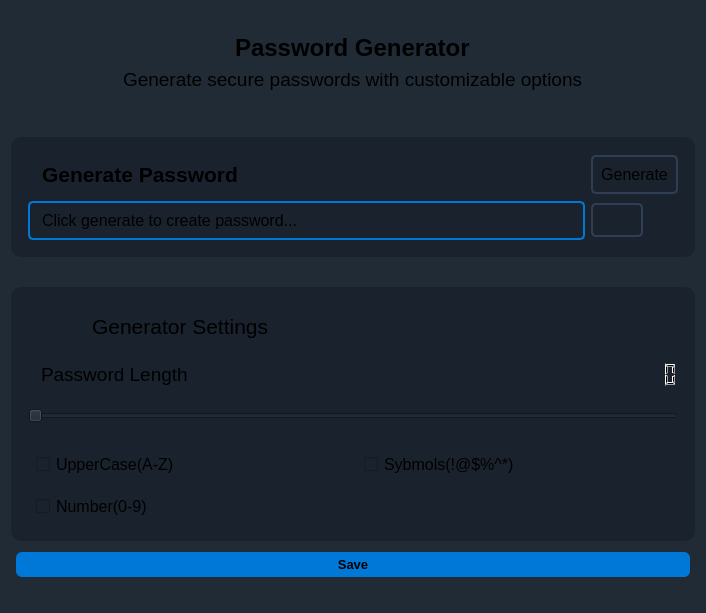
<?xml version="1.0" encoding="UTF-8"?>
<ui version="4.0">
 <class>PasswordGeneratorPage</class>
 <widget class="QWidget" name="PasswordGeneratorPage">
  <property name="geometry">
   <rect>
    <x>0</x>
    <y>0</y>
    <width>706</width>
    <height>613</height>
   </rect>
  </property>
  <property name="windowTitle">
   <string>Form</string>
  </property>
  <property name="styleSheet">
   <string notr="true">background-color: #212b36;</string>
  </property>
  <layout class="QVBoxLayout" name="verticalLayout_2">
   <item>
    <spacer name="verticalSpacer_4">
     <property name="orientation">
      <enum>Qt::Orientation::Vertical</enum>
     </property>
     <property name="sizeHint" stdset="0">
      <size>
       <width>20</width>
       <height>40</height>
      </size>
     </property>
    </spacer>
   </item>
   <item alignment="Qt::AlignmentFlag::AlignHCenter|Qt::AlignmentFlag::AlignBottom">
    <widget class="QLabel" name="pageLabel">
     <property name="font">
      <font>
       <pointsize>18</pointsize>
       <bold>true</bold>
      </font>
     </property>
     <property name="text">
      <string>Password Generator</string>
     </property>
    </widget>
   </item>
   <item alignment="Qt::AlignmentFlag::AlignHCenter|Qt::AlignmentFlag::AlignTop">
    <widget class="QLabel" name="pageDescription">
     <property name="font">
      <font>
       <pointsize>14</pointsize>
      </font>
     </property>
     <property name="text">
      <string>Generate secure passwords with customizable options</string>
     </property>
    </widget>
   </item>
   <item>
    <spacer name="verticalSpacer_3">
     <property name="orientation">
      <enum>Qt::Orientation::Vertical</enum>
     </property>
     <property name="sizeType">
      <enum>QSizePolicy::Policy::Fixed</enum>
     </property>
     <property name="sizeHint" stdset="0">
      <size>
       <width>20</width>
       <height>40</height>
      </size>
     </property>
    </spacer>
   </item>
   <item>
    <widget class="QFrame" name="frame">
     <property name="styleSheet">
      <string notr="true">background-color: #1a222d;
border: 2px;
border-radius:10px;
padding: 8px;</string>
     </property>
     <property name="frameShape">
      <enum>QFrame::Shape::StyledPanel</enum>
     </property>
     <property name="frameShadow">
      <enum>QFrame::Shadow::Raised</enum>
     </property>
     <layout class="QVBoxLayout" name="verticalLayout">
      <item>
       <layout class="QGridLayout" name="gridLayout">
        <item row="0" column="1" alignment="Qt::AlignmentFlag::AlignRight">
         <widget class="QPushButton" name="generatePasswordBtn">
          <property name="font">
           <font>
            <pointsize>12</pointsize>
           </font>
          </property>
          <property name="styleSheet">
           <string notr="true">border: 2px solid #2f3e53;
border-radius: 5px;</string>
          </property>
          <property name="text">
           <string>Generate</string>
          </property>
          <property name="icon">
           <iconset resource="../../../resources.qrc">
            <normaloff>:/img/images/restart_logo.svg</normaloff>:/img/images/restart_logo.svg</iconset>
          </property>
          <property name="iconSize">
           <size>
            <width>24</width>
            <height>24</height>
           </size>
          </property>
         </widget>
        </item>
        <item row="0" column="0">
         <widget class="QLabel" name="frameLabel">
          <property name="font">
           <font>
            <pointsize>16</pointsize>
            <bold>true</bold>
           </font>
          </property>
          <property name="lineWidth">
           <number>1</number>
          </property>
          <property name="text">
           <string>Generate Password</string>
          </property>
         </widget>
        </item>
        <item row="1" column="1" alignment="Qt::AlignmentFlag::AlignLeft">
         <widget class="QPushButton" name="copyPasswordBtn">
          <property name="styleSheet">
           <string notr="true">border: 2px solid #2f3e53;
border-radius: 5px;</string>
          </property>
          <property name="text">
           <string/>
          </property>
          <property name="icon">
           <iconset resource="../../../resources.qrc">
            <normaloff>:/img/images/copy_logo.svg</normaloff>:/img/images/copy_logo.svg</iconset>
          </property>
          <property name="iconSize">
           <size>
            <width>24</width>
            <height>24</height>
           </size>
          </property>
         </widget>
        </item>
        <item row="1" column="0">
         <widget class="QLabel" name="displayPasswordGenerate">
          <property name="sizePolicy">
           <sizepolicy hsizetype="Expanding" vsizetype="Preferred">
            <horstretch>0</horstretch>
            <verstretch>0</verstretch>
           </sizepolicy>
          </property>
          <property name="font">
           <font>
            <pointsize>12</pointsize>
           </font>
          </property>
          <property name="styleSheet">
           <string notr="true">border: 2px solid #0078d7;;
border-radius:5px;</string>
          </property>
          <property name="text">
           <string>Click generate to create password...</string>
          </property>
         </widget>
        </item>
       </layout>
      </item>
     </layout>
    </widget>
   </item>
   <item>
    <spacer name="verticalSpacer">
     <property name="orientation">
      <enum>Qt::Orientation::Vertical</enum>
     </property>
     <property name="sizeHint" stdset="0">
      <size>
       <width>20</width>
       <height>40</height>
      </size>
     </property>
    </spacer>
   </item>
   <item>
    <widget class="QFrame" name="frame_2">
     <property name="sizePolicy">
      <sizepolicy hsizetype="Preferred" vsizetype="Preferred">
       <horstretch>0</horstretch>
       <verstretch>0</verstretch>
      </sizepolicy>
     </property>
     <property name="styleSheet">
      <string notr="true">background-color: #1a222d;
border: 2px;
border-radius:10px;
padding: 8px;</string>
     </property>
     <property name="frameShape">
      <enum>QFrame::Shape::StyledPanel</enum>
     </property>
     <property name="frameShadow">
      <enum>QFrame::Shadow::Raised</enum>
     </property>
     <layout class="QVBoxLayout" name="verticalLayout_3">
      <item>
       <layout class="QHBoxLayout" name="horizontalLayout_2">
        <item alignment="Qt::AlignmentFlag::AlignLeft">
         <widget class="QLabel" name="label_4">
          <property name="sizePolicy">
           <sizepolicy hsizetype="Minimum" vsizetype="Minimum">
            <horstretch>0</horstretch>
            <verstretch>0</verstretch>
           </sizepolicy>
          </property>
          <property name="minimumSize">
           <size>
            <width>45</width>
            <height>45</height>
           </size>
          </property>
          <property name="maximumSize">
           <size>
            <width>30</width>
            <height>30</height>
           </size>
          </property>
          <property name="text">
           <string/>
          </property>
          <property name="pixmap">
           <pixmap resource="../../../resources.qrc">:/img/images/settings_logo.svg</pixmap>
          </property>
          <property name="scaledContents">
           <bool>true</bool>
          </property>
         </widget>
        </item>
        <item alignment="Qt::AlignmentFlag::AlignLeft">
         <widget class="QLabel" name="frame2Label">
          <property name="font">
           <font>
            <pointsize>16</pointsize>
           </font>
          </property>
          <property name="text">
           <string>Generator Settings</string>
          </property>
         </widget>
        </item>
        <item>
         <spacer name="horizontalSpacer">
          <property name="orientation">
           <enum>Qt::Orientation::Horizontal</enum>
          </property>
          <property name="sizeHint" stdset="0">
           <size>
            <width>40</width>
            <height>20</height>
           </size>
          </property>
         </spacer>
        </item>
       </layout>
      </item>
      <item>
       <layout class="QHBoxLayout" name="horizontalLayout_3">
        <item>
         <widget class="QLabel" name="passwordLengthLabel">
          <property name="font">
           <font>
            <pointsize>14</pointsize>
           </font>
          </property>
          <property name="text">
           <string>Password Length</string>
          </property>
         </widget>
        </item>
        <item alignment="Qt::AlignmentFlag::AlignRight">
         <widget class="QLCDNumber" name="passwordLengthDisplay">
          <property name="baseSize">
           <size>
            <width>0</width>
            <height>0</height>
           </size>
          </property>
          <property name="font">
           <font>
            <pointsize>11</pointsize>
           </font>
          </property>
          <property name="layoutDirection">
           <enum>Qt::LayoutDirection::LeftToRight</enum>
          </property>
          <property name="autoFillBackground">
           <bool>false</bool>
          </property>
          <property name="styleSheet">
           <string notr="true">border-radius: 5px;</string>
          </property>
         </widget>
        </item>
       </layout>
      </item>
      <item>
       <widget class="QSlider" name="passwordLengthSlider">
        <property name="autoFillBackground">
         <bool>true</bool>
        </property>
        <property name="styleSheet">
         <string notr="true">QScrollBar:horizontal {
        border: none;
        background: #e0e0e0;
        height: 14px; /* Thicker height */
        margin: 0px 20px 0 20px;
        border-radius: 7px;
    }

    QScrollBar::handle:horizontal {
        background: #888;
        min-width: 30px;
        border-radius: 7px; /* Rounded handle */
    }

    QScrollBar::add-line:horizontal,
    QScrollBar::sub-line:horizontal {
        background: none;
        border: none;
        width: 0px;
    }

    QScrollBar::add-page:horizontal,
    QScrollBar::sub-page:horizontal {
        background: none;
    }</string>
        </property>
        <property name="orientation">
         <enum>Qt::Orientation::Horizontal</enum>
        </property>
       </widget>
      </item>
      <item>
       <widget class="Line" name="line">
        <property name="orientation">
         <enum>Qt::Orientation::Horizontal</enum>
        </property>
       </widget>
      </item>
      <item>
       <layout class="QGridLayout" name="gridLayout_2">
        <item row="1" column="0">
         <widget class="QCheckBox" name="includeNumbers">
          <property name="font">
           <font>
            <pointsize>12</pointsize>
           </font>
          </property>
          <property name="layoutDirection">
           <enum>Qt::LayoutDirection::LeftToRight</enum>
          </property>
          <property name="styleSheet">
           <string notr="true">border: 2px white;</string>
          </property>
          <property name="text">
           <string>Number(0-9)</string>
          </property>
         </widget>
        </item>
        <item row="0" column="0">
         <widget class="QCheckBox" name="includeUpperCase">
          <property name="font">
           <font>
            <pointsize>12</pointsize>
           </font>
          </property>
          <property name="layoutDirection">
           <enum>Qt::LayoutDirection::LeftToRight</enum>
          </property>
          <property name="styleSheet">
           <string notr="true">border: 2px #2f3e53;</string>
          </property>
          <property name="text">
           <string>UpperCase(A-Z)</string>
          </property>
         </widget>
        </item>
        <item row="0" column="1">
         <widget class="QCheckBox" name="includeSymbols">
          <property name="font">
           <font>
            <pointsize>12</pointsize>
           </font>
          </property>
          <property name="layoutDirection">
           <enum>Qt::LayoutDirection::LeftToRight</enum>
          </property>
          <property name="text">
           <string>Sybmols(!@$%^*)</string>
          </property>
         </widget>
        </item>
       </layout>
      </item>
     </layout>
    </widget>
   </item>
   <item>
    <widget class="QPushButton" name="updatePasswordSettingBtn">
     <property name="font">
      <font>
       <pointsize>10</pointsize>
       <bold>true</bold>
      </font>
     </property>
     <property name="styleSheet">
      <string notr="true"> QPushButton {
        background-color: #0078d7; 
        border: none;
        border-radius: 6px;
		padding: 5px;
		margin: 5px;
    }
    QPushButton:hover {
        background-color: #3399ff;  
    }
    QPushButton:pressed {
        background-color: #005a9e;  
    }</string>
     </property>
     <property name="text">
      <string>Save</string>
     </property>
    </widget>
   </item>
   <item>
    <widget class="QLabel" name="label">
     <property name="text">
      <string/>
     </property>
    </widget>
   </item>
  </layout>
 </widget>
 <resources>
  <include location="../../../resources.qrc"/>
 </resources>
 <connections/>
</ui>
